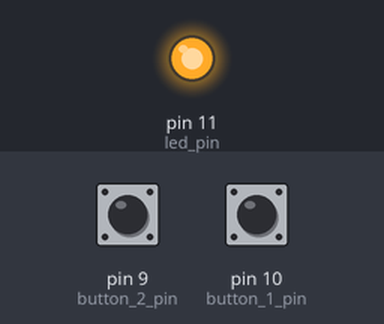
A sketch run on a simulated Arduino Uno, built with avr-gcc and run on an emulated ATmega328P. Shown: output pins drawn as LEDs (lit = HIGH). The inputs (shaded band) are chosen by the test bench; at power-on: pin 9 (button_2_pin) LOW, pin 10 (button_1_pin) LOW.

Above: at 1.2 s.
1.3 s: pin 9 (button_2_pin) pulled HIGH for 0.15 s
At 1.37 s:
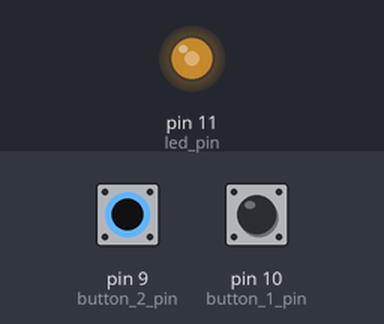
2.9 s: pin 10 (button_1_pin) pulled HIGH for 0.15 s
At 2.97 s:
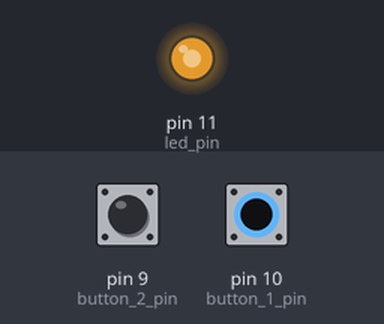
4.5 s: pin 10 (button_1_pin) pulled HIGH for 3.2 s
At 8.6 s:
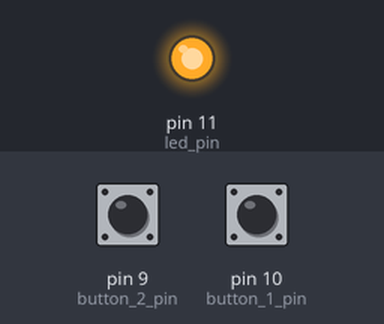
9.2 s: pin 9 (button_2_pin) pulled HIGH for 3.2 s
At 9.7 s:
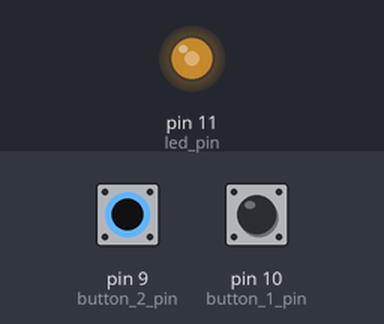
Timing chart, 0 to 13.9 s (numbered marks = the images above; inputs shaded):
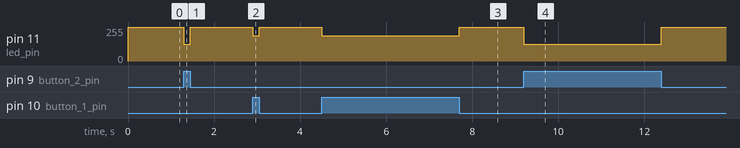

The sketch:

3-Task1-3.ino
```cpp
const int button_1_pin = 10;
const int button_2_pin = 9;
const int led_pin = 11;

void setup() {
  pinMode(led_pin, OUTPUT);
  pinMode(button_1_pin, INPUT);
  pinMode(button_2_pin, INPUT);

}

void loop() {
  if(digitalRead(button_1_pin) == HIGH && digitalRead(button_2_pin) == HIGH){
    analogWrite(led_pin, 64);
    } else if(digitalRead(button_1_pin) == HIGH){
    analogWrite(led_pin, 191);
    } else if(digitalRead(button_2_pin) == HIGH){
    analogWrite(led_pin, 127);
    }else{
      analogWrite(led_pin, 255);
      }

}
```

Measured:
- after the input at 1.3 s, pin 11 (led_pin): 255/255 → 127/255 at once, → 255/255 0.15 s later
- after the input at 2.9 s, pin 11 (led_pin): 255/255 → 191/255 at once, → 255/255 0.15 s later
- after the input at 4.5 s, pin 11 (led_pin): 255/255 → 191/255 at once, → 255/255 3.2 s later
- after the input at 9.2 s, pin 11 (led_pin): 255/255 → 127/255 at once, → 255/255 3.2 s later
